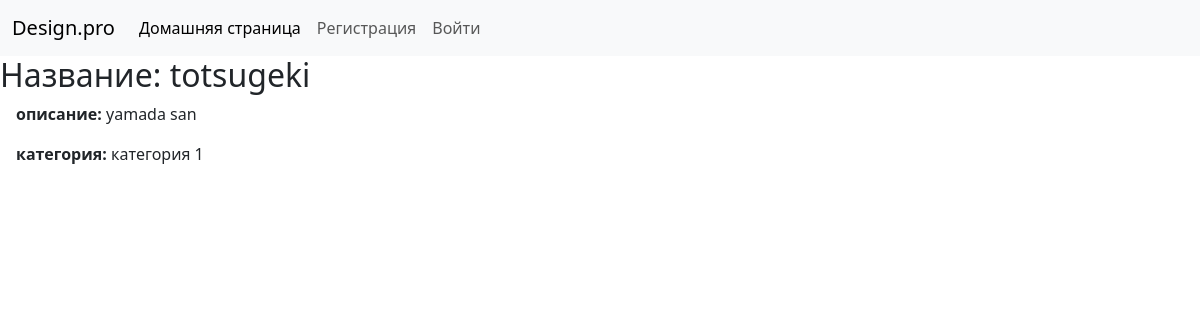
Page /studio/plea/1 on the committed database.
### studio/models.py (models this page shows, shortened)
class Plea(models.Model):
    name = models.CharField(max_length=50)
    description = models.TextField(max_length=1000, help_text="Введите описание заявки")
    category = models.ForeignKey('Category', on_delete=models.SET_NULL, null=True, help_text="Выберите категорию заявки")
    plan = models.ImageField(upload_to ='images/', null=True)
    author = models.ForeignKey(User, on_delete=models.SET_NULL, null=True, blank=True)
    creationDate = models.DateField(default=date.today)
    LOAN_STATUS = (
        ('n', 'Новая'),
        ('c', 'Выполнено'),
        ('i', 'принято в работу')
    )
    status = models.CharField(max_length=1, choices=LOAN_STATUS, blank=True, default='n', help_text='Статус заявки')

class Category(models.Model):
    name = models.CharField(
        max_length=200,
        unique=True,
        help_text="Введите категорию"
    )
    def __str__(self):
        return self.name
    class Meta:
        constraints = [
            UniqueConstraint(
                Lower('name'),
                name='genre_name_case_insensitive_unique',
                violation_error_message = "Жанр уже существует (совпадение без учета регистра)"
            ),
        ]

### studio/views.py (the view)
# urls.py: re_path(r'^plea/(?P<pk>\d+)$', views.PleaDetailView.as_view(), name='plea-detail'),
class PleaDetailView(generic.DetailView):
    model = Plea

### studio/templates/studio/plea_detail.html (shortened to what this page needs)
{% extends "base_generic.html" %}
{% block content %}
<h2>Название: {{ plea.name }}</h2>
  <div style="display: flex; gap: 16px">
    <div style="width: 50%">
      <p><strong>описание:</strong> {{ plea.description }}</p>
      <p><strong>категория:</strong> {{ plea.category }}</p>
    </div>
  </div>
{% endblock %}

### rows in the picture
Plea: name "totsugeki", description "yamada san", category "категория 1"
